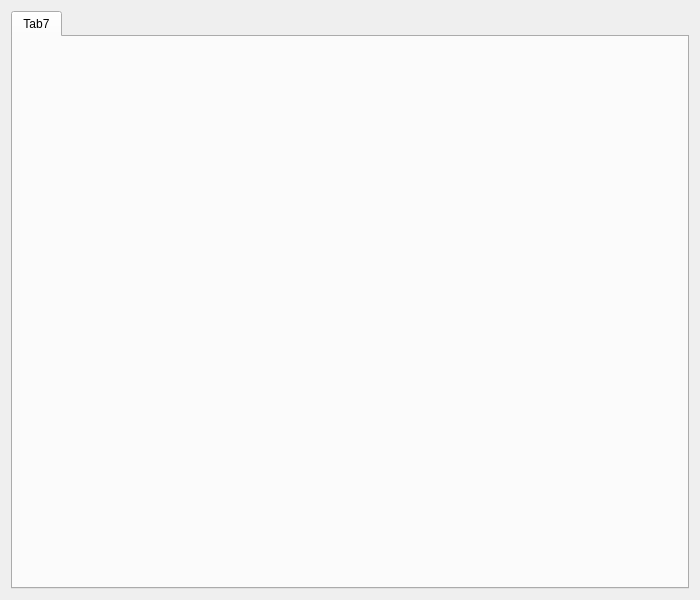
<?xml version="1.0" encoding="UTF-8"?>
<ui version="4.0">
 <class>MainWidget</class>
 <widget class="QWidget" name="MainWidget">
  <property name="geometry">
   <rect>
    <x>0</x>
    <y>0</y>
    <width>700</width>
    <height>600</height>
   </rect>
  </property>
  <property name="windowTitle">
   <string>MainWidget</string>
  </property>
  <layout class="QVBoxLayout" name="verticalLayout">
   <item>
    <widget class="QTabWidget" name="pTabWidget">
     <property name="currentIndex">
      <number>0</number>
     </property>
     <widget class="QWidget" name="pTab7">
      <attribute name="title">
       <string>Tab7</string>
      </attribute>
     </widget>
    </widget>
   </item>
  </layout>
 </widget>
 <resources/>
 <connections/>
</ui>
